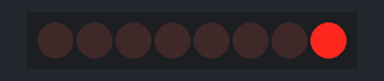
Bench run of a sketch on a simulated Arduino Uno, built with avr-gcc and run on an emulated ATmega328P. Shown: 8 shift-register outputs drawn as a row of LEDs (first output left, lit = HIGH). Wiring (inferred from the names in the program): shift register (74HC595): data pin 12; shift clock pin 9; latch pin 11. Wiring (inferred from the signals the program sends): row of LEDs: on Q0, Q1, Q2, Q3, Q4, Q5, Q6, Q7.

Above: at 1.1 s.
At 5.6 s:
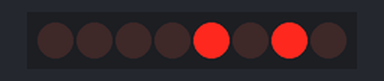
At 10.6 s:
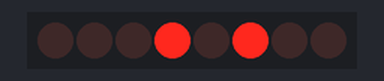
At 20.6 s:
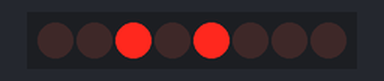
At 30.1 s:
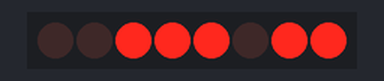
At 39.75 s:
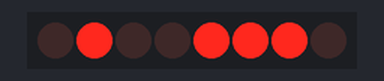
Timing chart, 0 to 40.0 s (numbered marks = the images above):
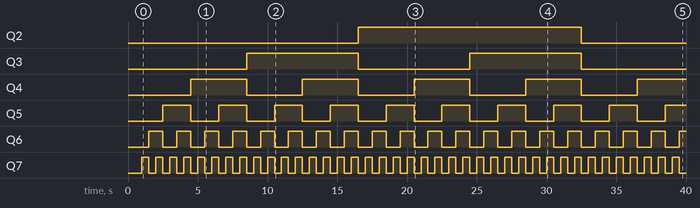

Measured:
- by itself, Q2: LOW → HIGH at 16.5 s, → LOW 16.0 s later
- by itself, Q3: alternates HIGH for 8.0 s and LOW for 8.0 s
- by itself, Q4: alternates HIGH for 4.0 s and LOW for 4.0 s
- by itself, Q5: alternates HIGH for 2.0 s and LOW for 2.0 s
- by itself, Q6: alternates HIGH for 1.0 s and LOW for 1.0 s
- by itself, Q7: alternates HIGH for 0.50 s and LOW for 0.50 s

The sketch:

serialToParallel8Led.ino
```cpp
const int dataPin = 12;
const int latchPin = 11;
const int clockPin = 9;


const int delayTime = 500;


byte ledsConfig = 0;

void setup() {
  pinMode(9,OUTPUT);
  pinMode(11,OUTPUT);
  pinMode(12,OUTPUT);
}

void loop() {
  ledsConfig = 0;
  updateShiftRegister();
  delay(delayTime);

  for (int i=0; i<0xFF; i++) {
    ledsConfig = i;
    //bitSet(ledsConfig, i);
    updateShiftRegister();
    delay(delayTime);
  }

}


void updateShiftRegister() {
  digitalWrite(latchPin, LOW);
  shiftOut(dataPin, clockPin, LSBFIRST, ledsConfig);
  digitalWrite(latchPin, HIGH);
}
```
